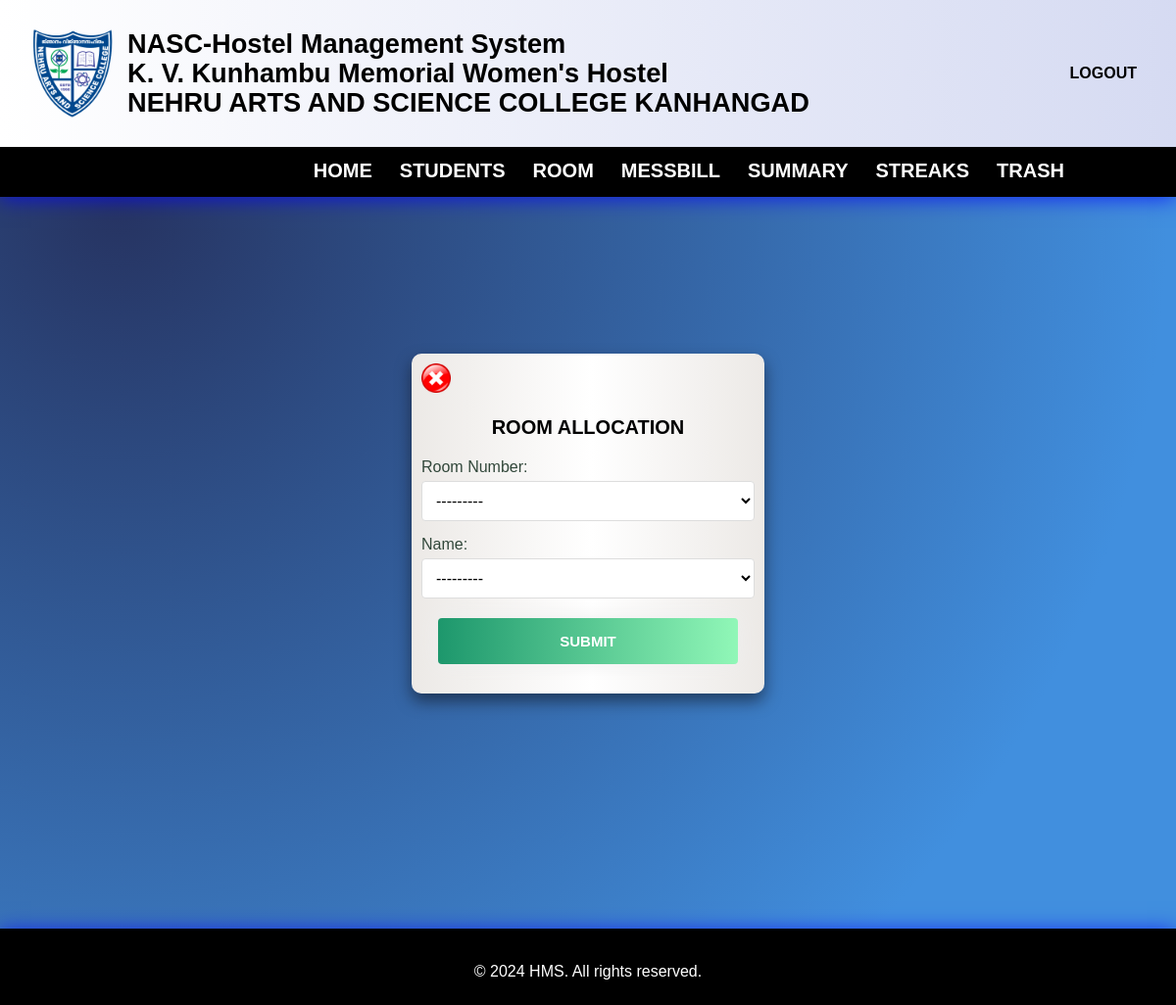
/allot/ (signed in), run on an earlier commit of the app's database.
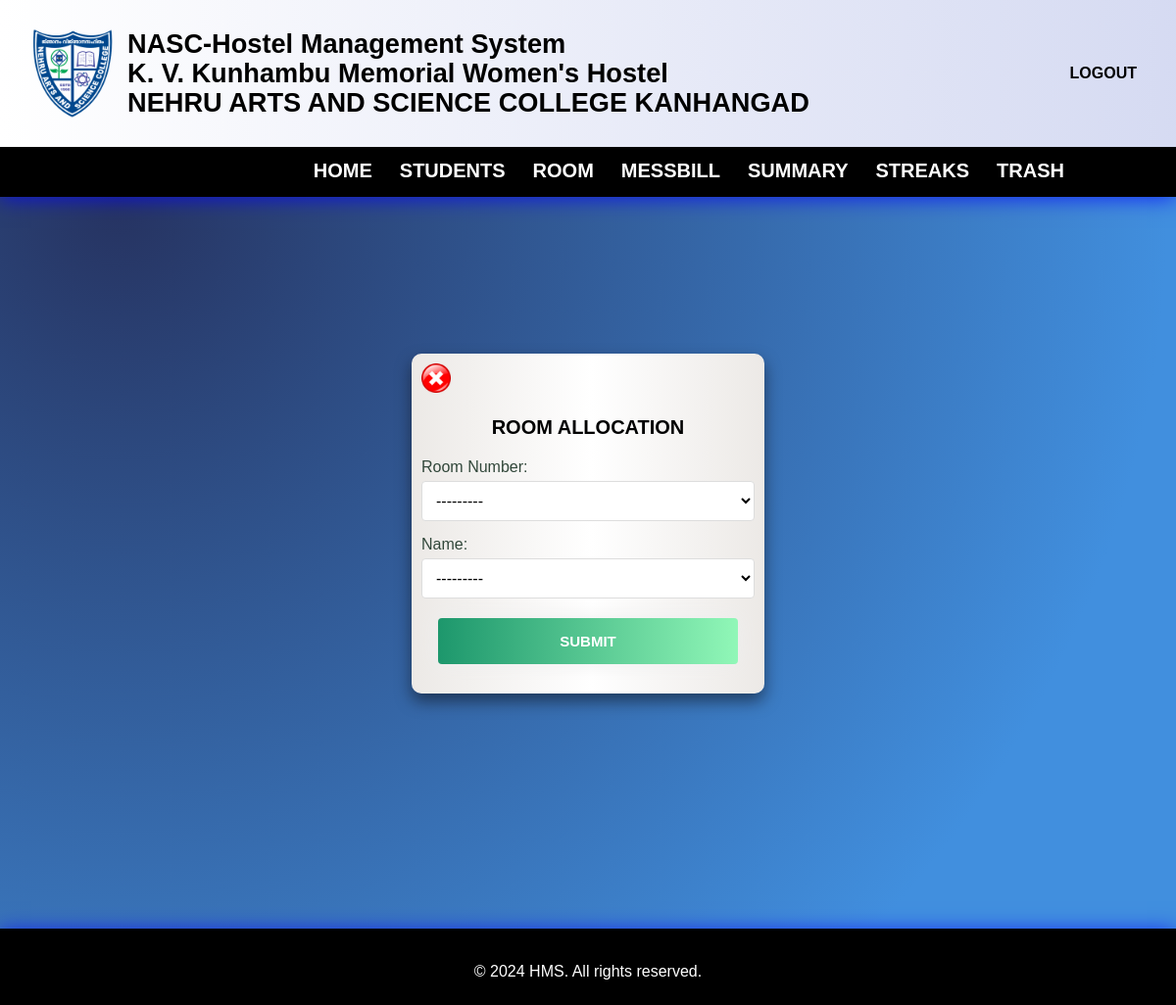
And on a later commit of the database.
### hostel/models.py (models this page shows)
class Student(models.Model):
    admn_no = models.PositiveIntegerField(unique=True)
    name = models.CharField(max_length=50)
    year_of_admn = models.PositiveSmallIntegerField()
    pgm = models.ForeignKey(Programme, on_delete=models.CASCADE)
    year_choices = [
        (1,'First'),(2,'Second'),(3,'Third'),(4,'Fourth'),(5,'Fifth'),
    ]
    year = models.IntegerField(choices=year_choices)
    dob = models.DateField()
    email = models.EmailField()
    photo = models.ImageField(upload_to="images/")
    contact_regex = RegexValidator(regex=r'^\d{10}$',message="Contact number must be a 10-digit number.")
    contact = models.CharField(validators=[contact_regex], max_length=10)  # Using CharField for contact with max length 10
    parent_name = models.CharField(max_length=50)
    address = models.TextField(max_length=200)
    date_joined = models.DateField(auto_now_add=True)
    CATEGORY_CHOICES = [
        ('GENERAL', 'GENERAL'),
        ('OBC', 'OBC'),
        ('OEC', 'OEC'),
        ('SC', 'SC'),
        ('ST', 'ST'),
    ]
    category = models.CharField(max_length=20, choices=CATEGORY_CHOICES, default='GENERAL')
    EGRANTZ_CHOICES = [
        (True, 'Yes'),
        (False, 'No'),
    ]
    E_Grantz = models.BooleanField(choices=EGRANTZ_CHOICES)
    def __str__(self):
        return self.name

### hostel/views.py (the view)
# urls.py: path('allot/',views.allot_student,name='allot_student'),
@group_required('warden', login_url='access_denied')
def allot_student(request):
    try:
        if request.method == "POST":
            form = AllotementForm(request.POST)
            if form.is_valid():
                room = form.cleaned_data['room_number']
                if room.allotment_set.count() < room.capacity:
                    form.save()
                    messages.success(request, "Student successfully allotted to room.")
                else:
                    messages.error(request, "Room capacity exceeded. Please choose a different room.")
            else:
                messages.error(request, "There was an error with your submission. Please try again.")
        else:
            form = AllotementForm()
        return render(request,'hostel/allot_stud.html',{'form':form})
    except Exception:
        return render(request,'hostel/error.html')

### hostel/forms.py
class AllotementForm(forms.ModelForm):
    class Meta:
        model = Allotment
        fields = '__all__'
    def __init__(self, *args, **kwargs):
        super(AllotementForm, self).__init__(*args, **kwargs)
        allocated_students = Allotment.objects.values_list('name_id', flat=True)
        self.fields['name'].queryset = Student.objects.exclude(id__in=allocated_students)

### hostel/context_processors.py (called while the page is built)
def group_processor(request):
    if request.user.is_authenticated:
        is_warden_group = request.user.groups.filter(name='warden').exists()
        is_secretary_group = request.user.groups.filter(name='secretary').exists()  # Adjust as needed
    else:
        is_warden_group = False
        is_secretary_group = False
    return {
        'is_warden_group': is_warden_group,
        'is_secretary_group': is_secretary_group,
    }

### hostel/models.py (called while the page is built)
    def __str__(self):
        return str(self.room_number)

### hostel/templates/hostel/allot_stud.html (shortened to what this page needs)
{% extends 'hostel/base.html' %}
{% load static %}
{% block style %}
    <link rel="stylesheet" href="{% static 'styles/allot_stud.css' %}">
{% endblock %}
{% block content %}
<section class="main">
    <div class="main-body">
        <div class="main-block">
            <div class="header-links">
                <a href="{% url 'room_list' %}"><img src="{% static 'redclose.png' %}" alt="Close" id="close"></a>
            </div>
            <h5>Room Allocation</h5>
            <form action="" method="post">
                <div class="form-fields">
                    <div class="form-field">
                        <label for="{{ form.room_number.id_for_label }}">Room Number:</label>
                        {{ form.room_number }}
                    </div>
                    <div class="form-field">
                        <label for="{{ form.name.id_for_label }}">Name:</label>
                        {{ form.name }}
                    </div>
                </div>
                <div class="submit-input">
                    <input type="submit" value="Submit">
                </div>
            </form>
        </div>
    </div>
</section>
{% endblock %}

What changed in the data, as far as the page shows it:
removed Student: name "---------"
Also different on the page:
form field name: (not shown) → "---------"
